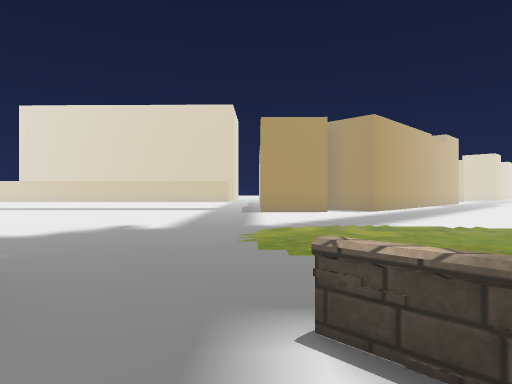
[1] (above)

24 first-person views from a walk through a scene from a Unity 3-D project. The camera is 1.2 m above the floor, looks level and sees 75° across. The floor is counted in squares, 2 m on a side. Each view is taken from the middle of a square. On the plan, view 1 faces up. The plan holds only what a view shows up to about 10 squares ahead; the rest is blank. The place goes on beyond the plan. Some surface patterns are stand-ins.

[2]
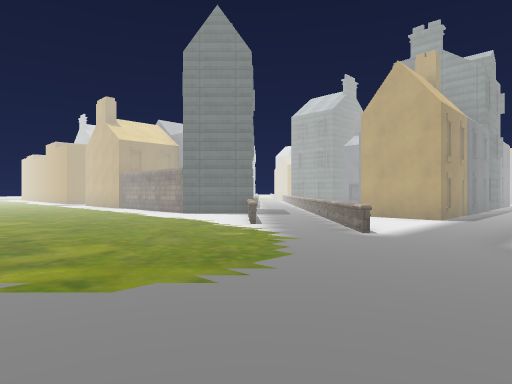

[3]
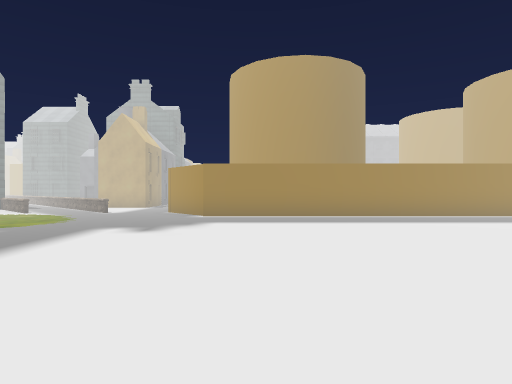

[4]
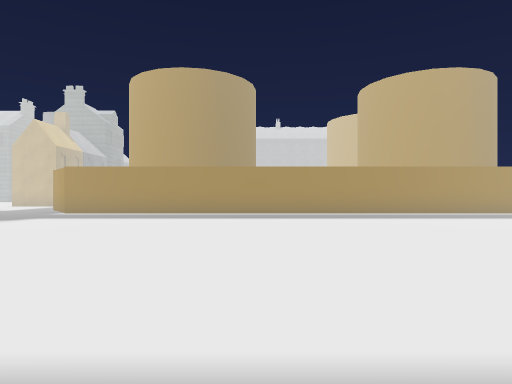

[5]
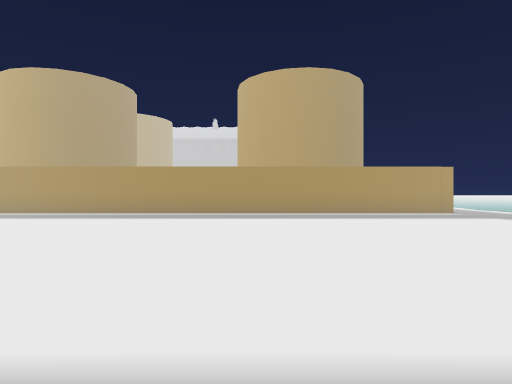

[6]
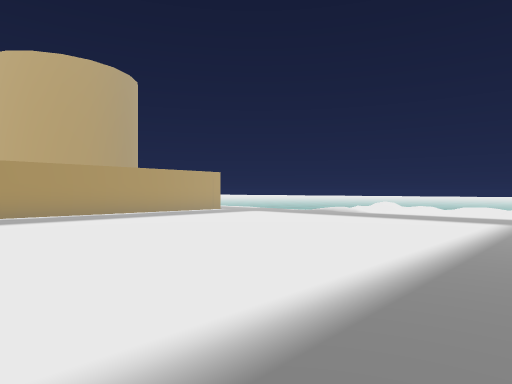

[7]
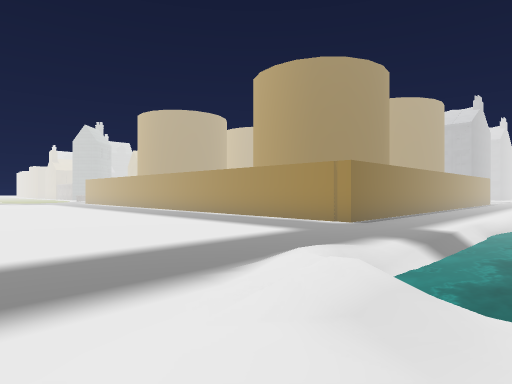

[8]
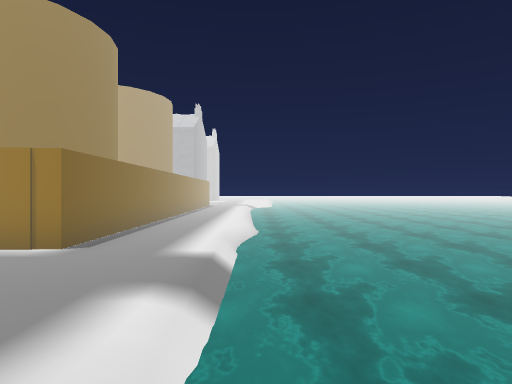

[9]
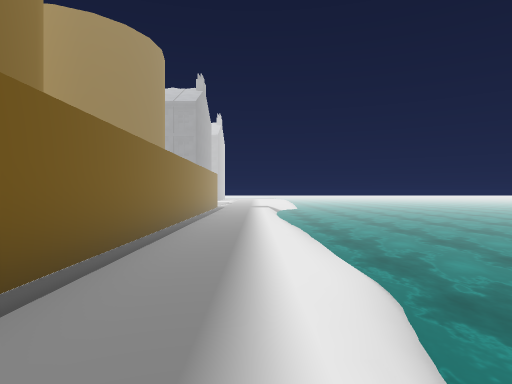

[10]
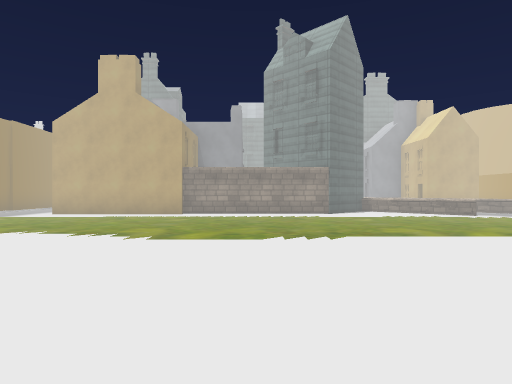

[11]
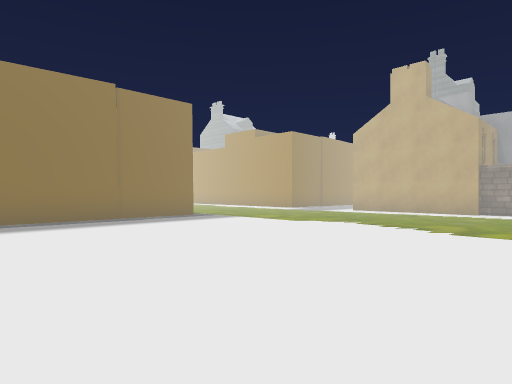

[12]
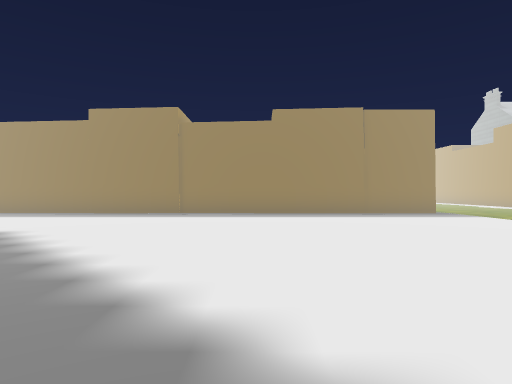

[13]
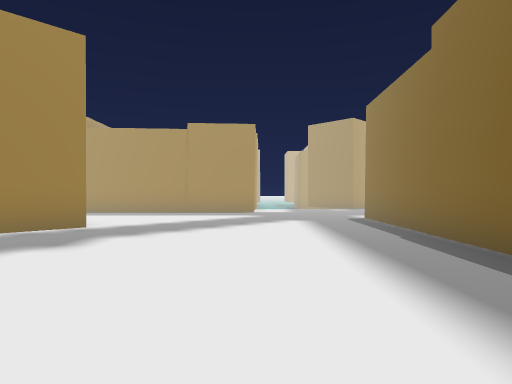

[14]
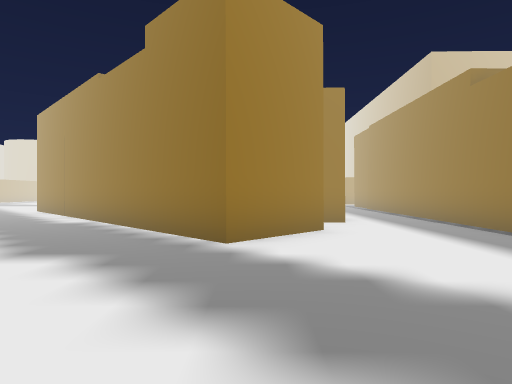

[15]
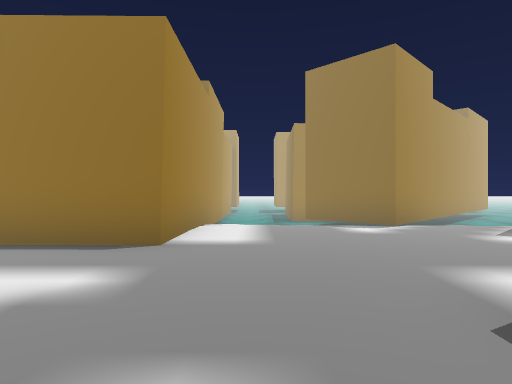

[16]
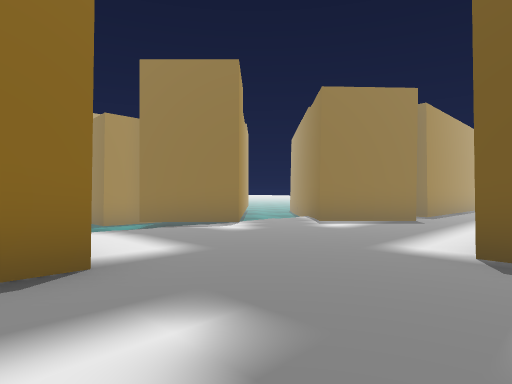

[17]
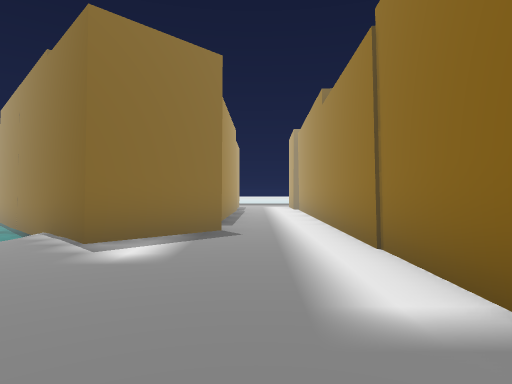

[18]
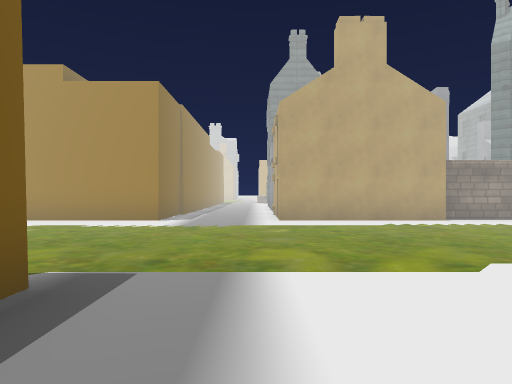

[19]
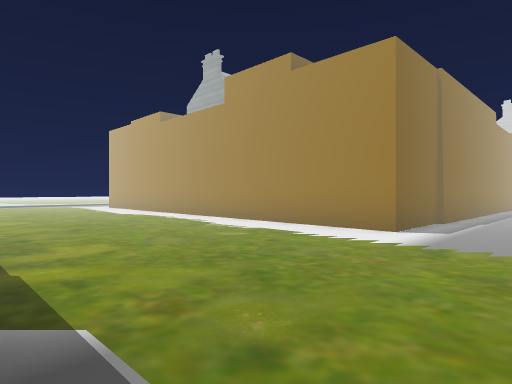

[20]
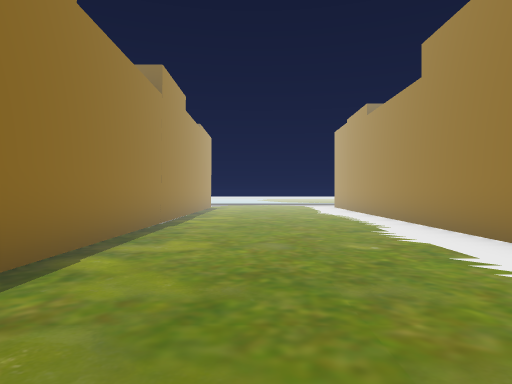

[21]
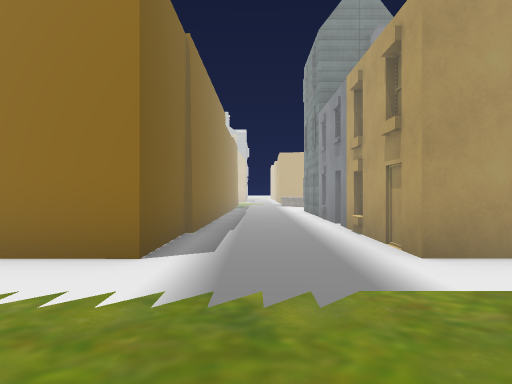

[22]
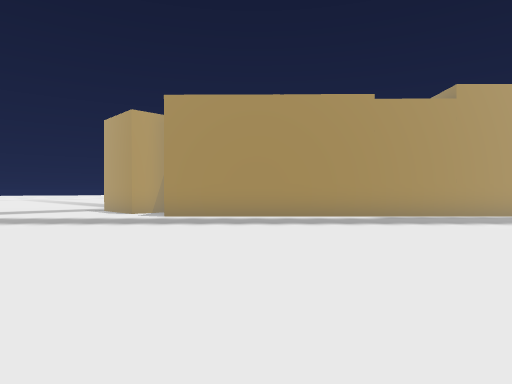

[23]
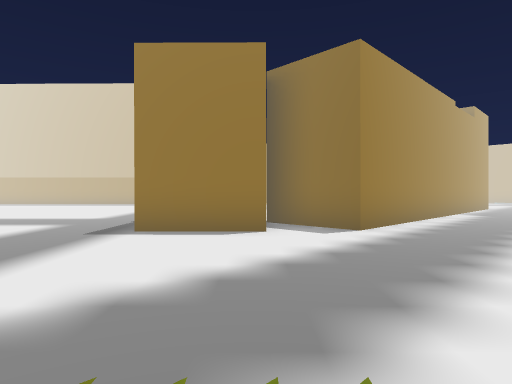

[24]
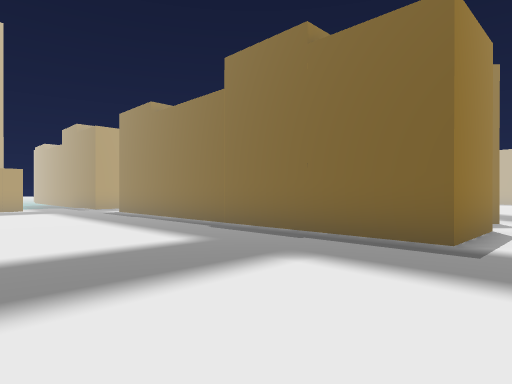

### Floor plan
Key: @ floor where view 1 was taken; # wall or solid block; . floor; / step, stairs or slope; = window, fence, low wall or low ledge; ~ water the walk can cross; ≈ water the walk keeps out of.
Columns run from 25 left of view 1 to 22 right of it. Each row starts with its distance up from view 1.
 26                                       #≈≈###
 25                                       #≈≈#
 24                                       #//###
 23                                       #...####
 22                        #              #....##
 21                        .     ##########.....####
 20                        ..    ...................
 19                       ...#      #...............
 18                       ...#      #.#......#######
 17                       ...#        ##.....#
 16                       ...#       ##......#
 15                     .....#      ##.......#
 14                     .....#     ##........#
 13                      ....#    ##.........#
 12           .....  .   ....### ##..........#
 11     /.......... ...  ....#####...........#
 10    /.....................###.............#
  9    //....................................#
  8    //....................................#
  7    ///...................................#
  6    ~~/...................................#######
  5   ~~~...........................................
  4  ≈~~~...........................................
  3  ≈~~~...........................................
  2 ≈≈~~~..#################........................
  1 ≈≈≈≈≈..#               #.==.=..########..#######
  0 ≈≈≈≈≈..#                .@.=#=##      #..#
 -1 ≈≈≈≈≈..#                ....=##       #..#
 -2 ≈≈≈≈≈..#                .###==        #..#
 -3 ≈≈≈≈≈..#                .#            #..#
 -4 ≈≈≈≈≈..#                .#            #..#

Where each view was taken, in squares from view 1:
view 1: 0 up, 0 right, facing up
view 2: 6 up, 2 left, facing down-right
view 3: 11 up, 4 left, facing down
view 4: 12 up, 8 left, facing down
view 5: 12 up, 13 left, facing down
view 6: 12 up, 11 left, facing down-left
view 7: 9 up, 22 left, facing down-right
view 8: 7 up, 21 left, facing down
view 9: 2 up, 20 left, facing down
view 10: 10 up, 8 right, facing down
view 11: 11 up, 8 right, facing down-right
view 12: 11 up, 6 right, facing right
view 13: 11 up, 13 right, facing up
view 14: 17 up, 14 right, facing left
view 15: 17 up, 14 right, facing up
view 16: 18 up, 12 right, facing up-right
view 17: 20 up, 14 right, facing right
view 18: 8 up, 14 right, facing down
view 19: 6 up, 14 right, facing down-right
view 20: 4 up, 14 right, facing right
view 21: 4 up, 15 right, facing down
view 22: 6 up, 11 right, facing up-left
view 23: 5 up, 2 right, facing up
view 24: 9 up, 4 left, facing up-right
